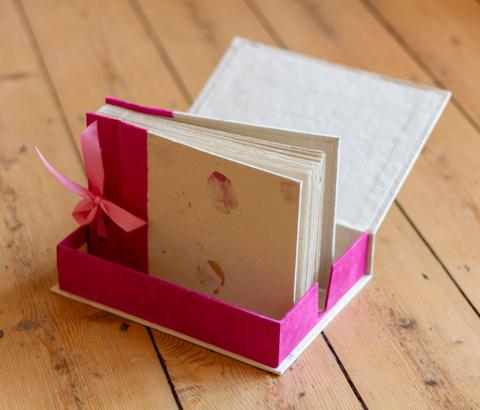
#> input picture CValgorithms/SelfDrivingCar/images/Paper.jpg, 480 x 410 px
$ jupyter execute Segmentation.ipynb
#> lines starting #> are read from the running program, lines starting #| are printed output that depends on the picture; after the words box and inside, x2 and y2 are one past the last pixel; in counts of white or black regions, pixels touching at a corner belong together
[cell 1]
import cv2
import numpy as np

image = cv2.imread('./images/Paper.jpg')
#> image is the input picture: shape (410, 480, 3); mean B, G, R 109.3, 134.4, 182.6

def imageSortingContours(image):
    blank_image = np.zeros((image.shape[0],image.shape[1],3))
    original_image = image
    gray = cv2.cvtColor(image,cv2.COLOR_BGR2GRAY)
    edged = cv2.Canny(gray,50,200)
    cv2.imshow('Canny edges',edged)
    #find contours
    contours,hierarchy = cv2.findContours(edged.copy(),cv2.RETR_EXTERNAL,cv2.CHAIN_APPROX_NONE)
    print("Number of contours: ",len(contours))
    #draw them
    cv2.drawContours(blank_image,contours,-1,(0,255,0),1)
    cv2.imshow("Blank contours:",blank_image)
    cv2.drawContours(image,contours,-1,(0,255,0),1)
    cv2.imshow("All contours:",image)
    return contours


def get_contour_areas(contours):
    all_areas = []
    for cnt in contours:
        area = cv2.contourArea(cnt)
        all_areas.append(area)
    return all_areas

def imageStepContours(image,contours):
    original_image = image
#     print(get_contour_areas(contours))
#     sorted_contours = sorted(contours,key=cv2.contourArea,reverse=True)
    sorted_contours = sorted(contours,key=cv2.contourArea,reverse=True)[:3]
#     print(get_contour_areas(sorted_contours))
    for c in sorted_contours:
        cv2.drawContours(original_image,[c],-1,(255,0,0),1)
        cv2.imshow("Contours by area", original_image)
        cv2.waitKey(25)

def x_cord_contour(contours):
    if cv2.contourArea(contours) > 10:
        M = cv2.momnets(contours)
        return(int(M['m10']/M['m00']))

# [14 lines of commented-out code are left out]
contours = imageSortingContours(image)
#> in imageSortingContours, `gray = cv2.cvtColor(image,cv2.COLOR_BGR2GRAY)`:
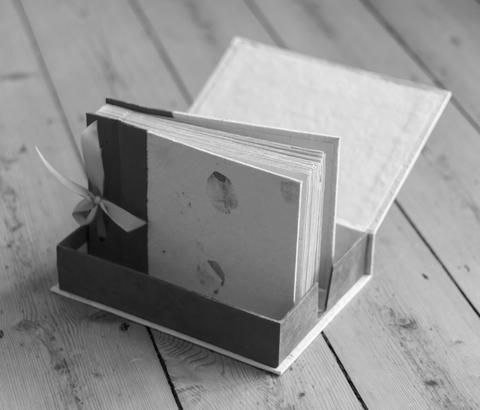
#> gray: shape (410, 480); min 4, max 255, mean 146
#> in imageSortingContours, `edged = cv2.Canny(gray,50,200)`:
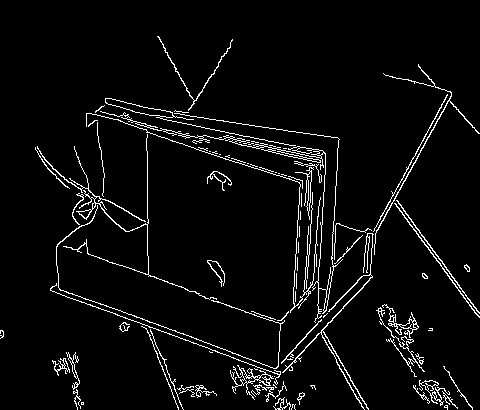
#> edged: shape (410, 480); 4.5% white in thin lines or dots
#> in imageSortingContours, `contours,hierarchy = cv2.findContours(edged.copy(),cv2.RETR_EXTERNAL,c..`: contours = 85 contours, 55 with area under 20; largest, box (x1, y1, x2, y2) and area: (105, 98, 296, 146) 425, (100, 111, 343, 323) 266, (230, 365, 274, 400) 239, (37, 134, 217, 300) 232, (282, 233, 374, 410) 205
#| Number of contours:  85
#> in imageSortingContours, `cv2.drawContours(blank_image,contours,-1,(0,255,0),1)`:
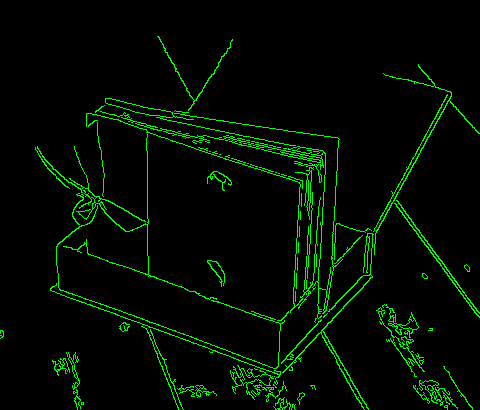
#> blank_image: shape (410, 480, 3) float64; mean of channels 0, 1, 2 0, 11.4, 0; drawn as B, G, R
#> in imageSortingContours, `cv2.drawContours(image,contours,-1,(0,255,0),1)`:
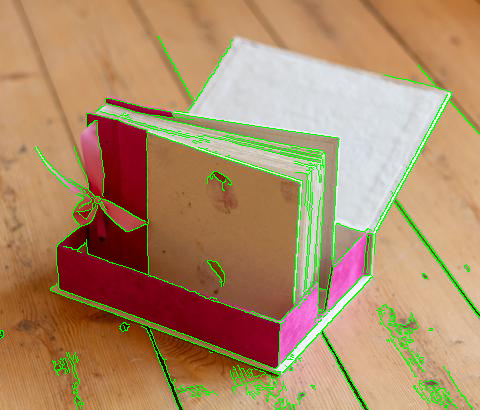
#> image: shape (410, 480, 3); 4.45% of pixels changed, all inside (x1, y1, x2, y2) = (0, 36, 480, 410)
# imageCentralPoint(image,contours);
imageStepContours(image,contours)
#> in imageStepContours, `sorted_contours = sorted(contours,key=cv2.contourArea,reverse=True)[:3]`: sorted_contours = 3 contours; box (x1, y1, x2, y2) and area: (105, 98, 296, 146) 425, (100, 111, 343, 323) 266, (230, 365, 274, 400) 239
#> the loop in imageStepContours, `for c in sorted_contours:` made 3 passes
#> pass 1, in imageStepContours, `cv2.imshow("Contours by area", original_image)`:
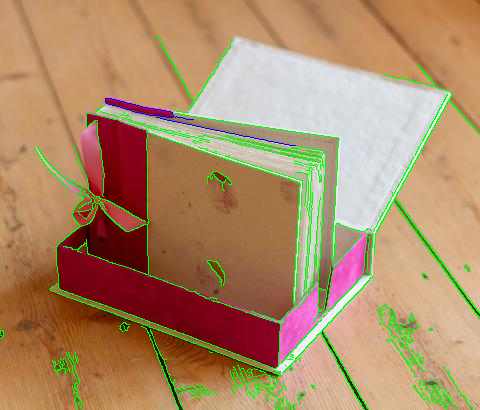
#> window 'Contours by area': shape (410, 480, 3); mean B, G, R 104.3, 139.5, 174.7
#> pass 2, in imageStepContours, `cv2.imshow("Contours by area", original_image)`:
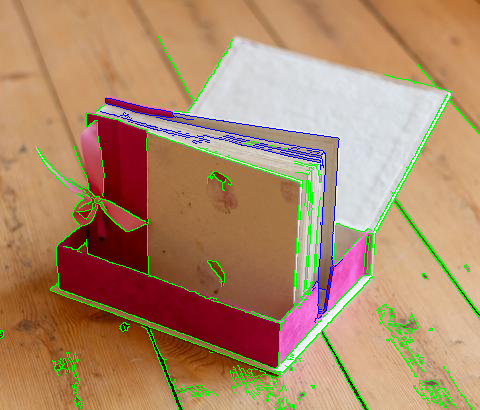
#> window 'Contours by area': shape (410, 480, 3); mean B, G, R 106, 137.9, 174.7
#> after the loop in imageStepContours, `for c in sorted_contours:`:
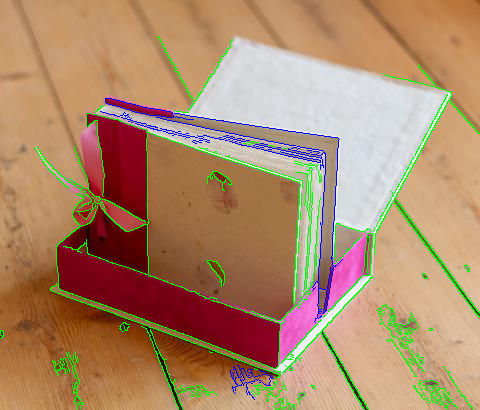
#> original_image: shape (410, 480, 3); 0.91% of pixels changed, all inside (x1, y1, x2, y2) = (100, 98, 343, 400)
cv2.waitKey(0)
#> Out = 27

$ run again, with CValgorithms/SelfDrivingCar/images/Road2.jpg copied over CValgorithms/SelfDrivingCar/images/Paper.jpg
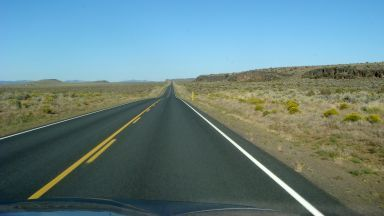
#> input picture CValgorithms/SelfDrivingCar/images/Road2.jpg, 384 x 216 px
#> image is the input picture: shape (216, 384, 3); mean B, G, R 130.3, 129.4, 101.8
#> in imageSortingContours, `edged = cv2.Canny(gray,50,200)`:
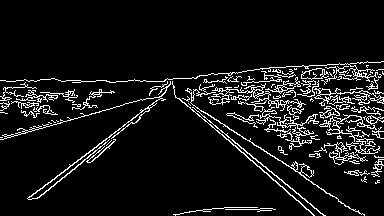
#> edged: shape (216, 384); 8.3% white in thin lines or dots, all inside (x1, y1, x2, y2) = (0, 61, 384, 216)
#> in imageSortingContours, `contours,hierarchy = cv2.findContours(edged.copy(),cv2.RETR_EXTERNAL,c..`: contours = 89 contours, 63 with area under 20; largest, box (x1, y1, x2, y2) and area: (314, 88, 384, 106) 279, (208, 83, 306, 111) 225, (0, 81, 171, 200) 225, (185, 84, 365, 216) 209, (256, 105, 319, 150) 188
#| Number of contours:  89
#> image: shape (216, 384, 3); 7.93% of pixels changed, all inside (x1, y1, x2, y2) = (0, 61, 384, 216)
#> sorted_contours = 3 contours; box (x1, y1, x2, y2) and area: (314, 88, 384, 106) 279, (208, 83, 306, 111) 225, (0, 81, 171, 200) 225
#> the loop in imageStepContours, `for c in sorted_contours:` made 3 passes
#> after the loop in imageStepContours, `for c in sorted_contours:`:
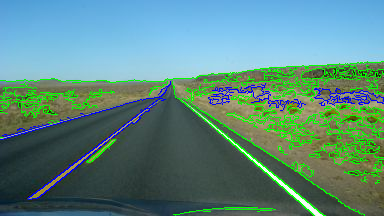
#> original_image: shape (216, 384, 3); mean B, G, R 127.6, 135.8, 92.2
#> Out = 27

$ run again, with CValgorithms/SelfDrivingCar/images/Road3.jpg copied over CValgorithms/SelfDrivingCar/images/Paper.jpg
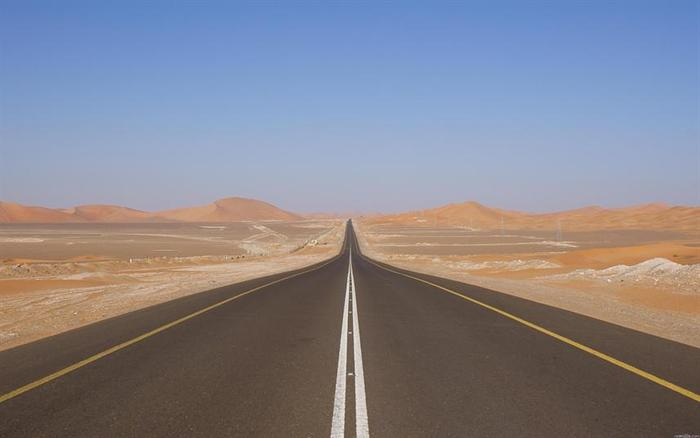
#> input picture CValgorithms/SelfDrivingCar/images/Road3.jpg, 700 x 438 px
#> image is the input picture: shape (438, 700, 3); mean B, G, R 140.5, 131.4, 133.1
#> in imageSortingContours, `edged = cv2.Canny(gray,50,200)`:
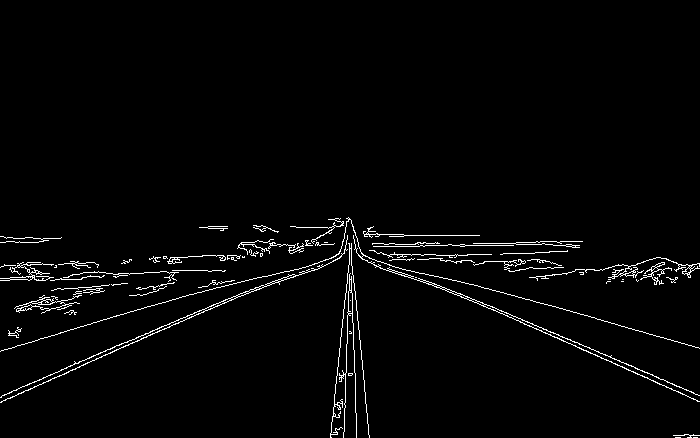
#> edged: shape (438, 700); 2.3% white in thin lines or dots, all inside (x1, y1, x2, y2) = (0, 217, 700, 438)
#> in imageSortingContours, `contours,hierarchy = cv2.findContours(edged.copy(),cv2.RETR_EXTERNAL,c..`: contours = 67 contours, 57 with area under 20; largest, box (x1, y1, x2, y2) and area: (0, 235, 348, 403) 314, (0, 217, 700, 402) 312, (14, 295, 82, 314) 136, (529, 257, 700, 281) 125, (339, 273, 357, 438) 124
#| Number of contours:  67
#> image: shape (438, 700, 3); 2.27% of pixels changed, all inside (x1, y1, x2, y2) = (0, 217, 700, 438)
#> sorted_contours = 3 contours; box (x1, y1, x2, y2) and area: (0, 235, 348, 403) 314, (0, 217, 700, 402) 312, (14, 295, 82, 314) 136
#> the loop in imageStepContours, `for c in sorted_contours:` made 3 passes
#> after the loop in imageStepContours, `for c in sorted_contours:`:
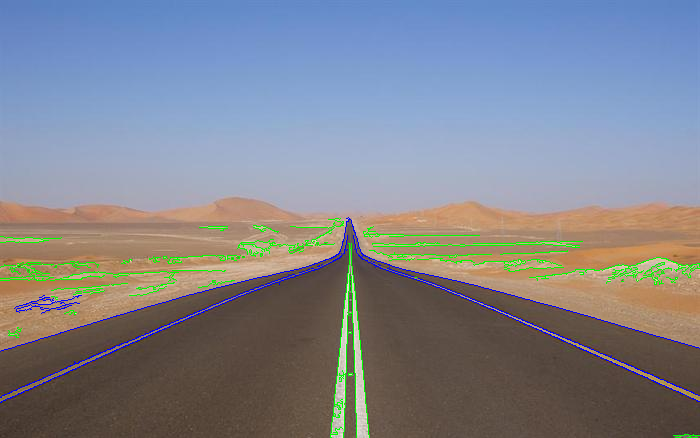
#> original_image: shape (438, 700, 3); mean B, G, R 140.2, 132, 129.4
#> Out = 27
